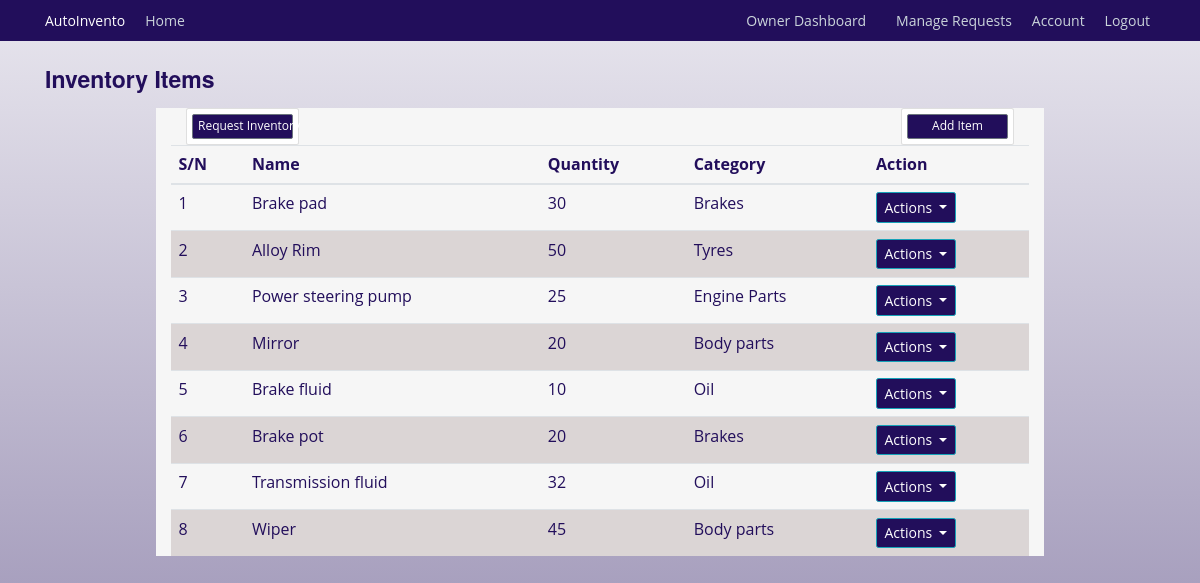
/inventory/view (signed in), run on an earlier commit of the app's database.
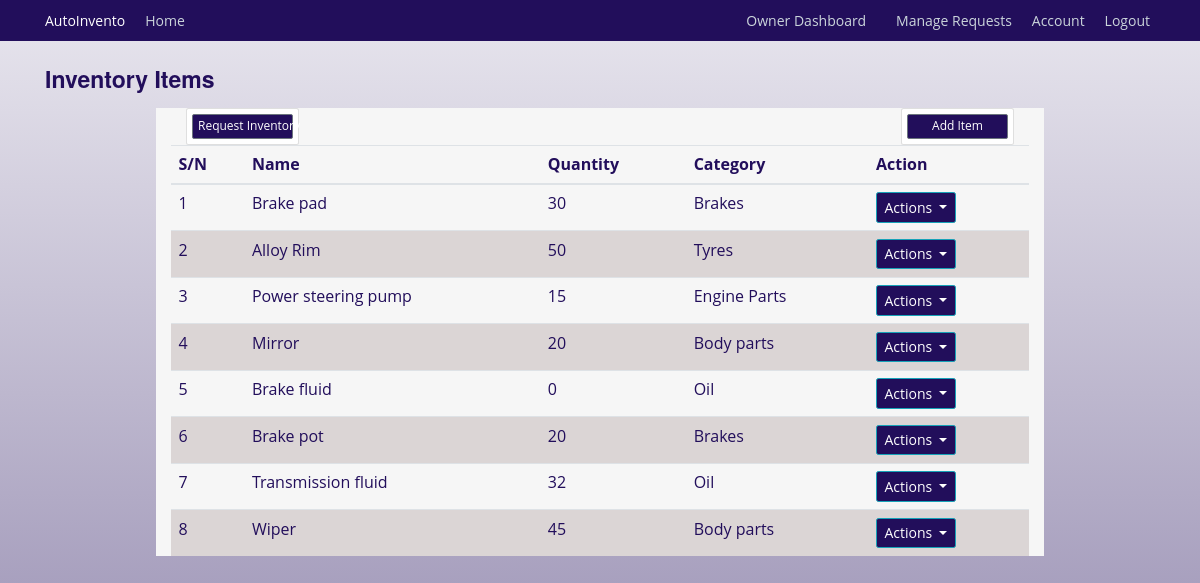
And on a later commit of the database.
### autoinvento/models.py (models this page shows, shortened)
class InventoryItem(db.Model):
    id = db.Column(db.Integer, primary_key=True)
    name = db.Column(db.String(128), unique=True, nullable=False, index=True)
    quantity = db.Column(db.Integer, nullable=False)
    category = db.Column(db.String(50), nullable=False)
    low_stock_threshold = db.Column(db.Integer, default=10)
    date_added = db.Column(db.DateTime, default=datetime.utcnow)
    supplier_id = db.Column(db.Integer, db.ForeignKey('supplier.id'))
    supplier = db.relationship('Supplier', back_populates='items')
    usage_logs = db.relationship('UsageLog', back_populates='items', cascade='all, delete-orphan')
    notifications = db.relationship('Notification', back_populates='items', cascade='all, delete-orphan')
    requests = db.relationship('InventoryRequest', back_populates='requested_item')

### autoinvento/inventory/routes.py (the view)
@inventory.route('/inventory/view', methods=['GET', 'POST'])
@login_required
def view_inventories():
    inventories = InventoryItem.query.all()
    return render_template('view_inventories.html', title='Inventories', inventories=inventories)

### autoinvento/models.py (called while the page is built)
@login_manager.user_loader
def load_user(mechanic_id):
    return Mechanics.query.get(int(mechanic_id))

### autoinvento/templates/view_inventories.html (shortened to what this page needs)
{% extends "base.html" %} {% block content %}
<div class="inventory">
  <h3 class="mt-4">Inventory Items</h3>
  <div class="container mt-2 background mt-4">
    <div class="col-md-2 float-left">
      <div class="card p-2">
        <a
          class="btn btn-sm btn-secondary"
          href="{{ url_for('users.submit_request') }}"
          >Request Inventory</a
        >
      </div>
    </div>
    <div class="col-md-2 float-right">
      <div class="card p-2">
        <a
          class="btn btn-sm btn-secondary"
          href="{{ url_for('inventory.add_inventory') }}"
          >Add Item</a
        >
      </div>
    </div>
    <table class="table">
      <thead>
        <tr>
          <th>S/N</th>
          <th>Name</th>
          <th>Quantity</th>
          <th>Category</th>
          <th>Action</th>
        </tr>
      </thead>
      <tbody>
        {% for inventory in inventories %}
        <tr>
          <td>{{ inventory.id }}</td>
          <td>{{ inventory.name }}</td>
          <td>{{ inventory.quantity }}</td>
          <td>{{ inventory.category }}</td>
          <td>
            <div class="dropdown">
              <button
                class="btn btn-info dropdown-toggle"
                type="button"
                data-bs-toggle="dropdown"
                aria-expanded="false"
              >
                Actions
              </button>
            </div>
          </td>
        </tr>
        {% endfor %}
      </tbody>
    </table>
  </div>
  {% endblock content %}

### autoinvento/templates/base.html (shortened to what this page needs)
<html lang="en">
<head>
    <link rel="stylesheet" href="https://cdn.jsdelivr.net/npm/bootstrap-icons@1.10.5/font/bootstrap-icons.css">
    <link rel="stylesheet" href="https://maxcdn.bootstrapcdn.com/bootstrap/4.0.0/css/bootstrap.min.css">
    <link rel="stylesheet" href="{{ url_for('static', filename='css/styles.css') }}">
</head>
<body>
    <header class="site-header">
        <nav class="navbar navbar-expand-md navbar-dark bg-steel fixed-top">
          <div class="container">
            <a class="navbar-brand mr-4" href="{{ url_for('main.index') }}">AutoInvento</a>
            <div class="collapse navbar-collapse" id="navbarToggle">
              <div class="navbar-nav mr-auto">
                {% if current_user.is_authenticated %}
                  <a class="nav-item nav-link" href="{{ url_for('main.index') }}">Home</a>
                {% endif %}
              </div>
              <div class="navbar-nav">
                {% if current_user.is_authenticated %}
                  {% if current_user.is_superuser %}
                    <a class="nav-item nav-link" href="{{ url_for('users.owner_dashboard') }}">Owner Dashboard<a></a>
                    <a class="nav-item nav-link" href="{{ url_for('users.manage_requests') }}">Manage Requests</a>
                  {% endif %}
                    <a class="nav-item nav-link" href="{{ url_for('users.account') }}">Account</a>
                    <a class="nav-item nav-link" href="{{ url_for('users.logout') }}">Logout</a>
                {% else %}
                  <a class="nav-item nav-link" href="{{ url_for('users.login') }}">Login</a>
                {% endif %}
              </div>
            </div>
          </div>
        </nav>
      </header>
      <main role="main" class="container sec">
        <div class="row">
          <div class="col-md-12">
            {% block content %}{% endblock %}
          </div>
        </div>
      </main>
  </body>
</html>

### autoinvento/static/css/styles.css (style rules this page uses)
:root { --color-primary: #220e5b; --color-black: #090909; --text-color: var(--color-black); --color-white: #ffffff; --color-background: #f6f6f6; --font-family-base: "Open Sans", "Helvetica Neue", Helvetica, Arial, sans-serif; --font-family-title: "Raleway", "Helvetica Neue", Helvetica, Arial, sans-serif; --font-size-small: 1.2rem; --font-size-medium: 1.4rem; --font-size-large: 1.8rem; --font-size-x-large: 2.3rem; --font-size-xx-large: 3.5rem; --font-weight-regular: 400; --font-weight-bold: 700; --nav-item-font-family: var(--font-family-title); --nav-item-font-weight: var(--font-weight-bold); --nav-item-font-size: var(--font-size-medium); --nav-item-letter-spacing: 0.04rem; --nav-item-display: inline-block; --nav-item-margin: 0 0 3rem 0; --nav-item-link-hover: var(--color-white); --section-tagline-margin: 0; --button-display: inline-block; }
html { scroll-behavior: smooth; font-size: 62.5%; }
body { background: linear-gradient(180deg, var(--color-background), #689fc4); color: var(--color-primary); margin-top: 5rem; font-family: var(--font-family-base); font-size: var(--font-size-medium); font-weight: var(--font-weight-regular); }
h1, h2, h3, h4, h5, h6 { color: var(--color-primary); font-family: var(--font-family-title); font-weight: var(--font-weight-bold); }
.navbar-brand.mr-4 { transform: none; font-size: var(--font-size-medium); }
.navbar-nav { gap: 10px; }
.bg-steel { background-color: var(--color-primary); }
.site-header .navbar-nav .nav-link { color: #cbd5db; }
tr:nth-child(even) { background-color: #dbd5d5; }
.btn.btn-info.dropdown-toggle { background-color: var(--color-primary); font-size: var(--font-size-medium); }
.col-md-12 h3 { font-size: var(--font-size-x-large); color: var(--color-primary); }
.container.background { margin-top: 20; background: var(--color-white); width: 80%; }
.btn.btn-sm.btn-secondary { background-color: var(--color-primary); font-size: var(--font-size-small); }
.container.mt-4 { background-color: var(--color-background); }

What changed in the data, as far as the page shows it:
changed InventoryItem "Power steering pump": quantity "25" → "15"
changed InventoryItem "Brake fluid": quantity "10" → "0"
